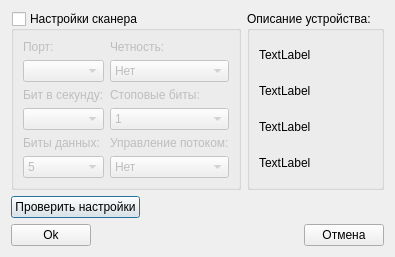
<?xml version="1.0" encoding="UTF-8"?>
<ui version="4.0">
 <class>BarcodeScannerSettingsDialog</class>
 <widget class="QDialog" name="BarcodeScannerSettingsDialog">
  <property name="geometry">
   <rect>
    <x>0</x>
    <y>0</y>
    <width>354</width>
    <height>248</height>
   </rect>
  </property>
  <property name="maximumSize">
   <size>
    <width>16777215</width>
    <height>248</height>
   </size>
  </property>
  <property name="windowTitle">
   <string>Настройки сканера штрих-кода</string>
  </property>
  <layout class="QGridLayout" name="gridLayout_2">
   <item row="0" column="0">
    <widget class="QGroupBox" name="groupBoxPortSettings">
     <property name="title">
      <string>Настройки сканера</string>
     </property>
     <property name="checkable">
      <bool>true</bool>
     </property>
     <property name="checked">
      <bool>false</bool>
     </property>
     <layout class="QGridLayout" name="gridLayout">
      <item row="0" column="0">
       <layout class="QVBoxLayout" name="verticalLayout_2">
        <item>
         <widget class="QLabel" name="labelComPort">
          <property name="text">
           <string>Порт:</string>
          </property>
         </widget>
        </item>
        <item>
         <widget class="QComboBox" name="comboBoxAvailablePorts"/>
        </item>
       </layout>
      </item>
      <item row="0" column="1">
       <layout class="QVBoxLayout" name="verticalLayout_5">
        <item>
         <widget class="QLabel" name="labelBaudRate_3">
          <property name="text">
           <string>Четность:</string>
          </property>
         </widget>
        </item>
        <item>
         <widget class="QComboBox" name="comboBoxParity">
          <item>
           <property name="text">
            <string>Нет</string>
           </property>
          </item>
          <item>
           <property name="text">
            <string>Маркер</string>
           </property>
          </item>
          <item>
           <property name="text">
            <string>Пробел</string>
           </property>
          </item>
          <item>
           <property name="text">
            <string>Чет</string>
           </property>
          </item>
          <item>
           <property name="text">
            <string>Нечет</string>
           </property>
          </item>
         </widget>
        </item>
       </layout>
      </item>
      <item row="1" column="0">
       <layout class="QVBoxLayout" name="verticalLayout">
        <item>
         <widget class="QLabel" name="labelBaudRate">
          <property name="text">
           <string>Бит в секунду:</string>
          </property>
         </widget>
        </item>
        <item>
         <widget class="QComboBox" name="comboBoxBaudRate"/>
        </item>
       </layout>
      </item>
      <item row="1" column="1">
       <layout class="QVBoxLayout" name="verticalLayout_6">
        <item>
         <widget class="QLabel" name="labelBaudRate_4">
          <property name="text">
           <string>Стоповые биты:</string>
          </property>
         </widget>
        </item>
        <item>
         <widget class="QComboBox" name="comboBoxStopBits">
          <item>
           <property name="text">
            <string>1</string>
           </property>
          </item>
          <item>
           <property name="text">
            <string>1.5</string>
           </property>
          </item>
          <item>
           <property name="text">
            <string>2</string>
           </property>
          </item>
         </widget>
        </item>
       </layout>
      </item>
      <item row="2" column="0">
       <layout class="QVBoxLayout" name="verticalLayout_4">
        <item>
         <widget class="QLabel" name="labelDataBits">
          <property name="text">
           <string>Биты данных:</string>
          </property>
         </widget>
        </item>
        <item>
         <widget class="QComboBox" name="comboBoxDataBits">
          <item>
           <property name="text">
            <string>5</string>
           </property>
          </item>
          <item>
           <property name="text">
            <string>6</string>
           </property>
          </item>
          <item>
           <property name="text">
            <string>7</string>
           </property>
          </item>
          <item>
           <property name="text">
            <string>8</string>
           </property>
          </item>
         </widget>
        </item>
       </layout>
      </item>
      <item row="2" column="1">
       <layout class="QVBoxLayout" name="verticalLayout_7">
        <item>
         <widget class="QLabel" name="labelBaudRateFlowControl">
          <property name="text">
           <string>Управление потоком:</string>
          </property>
         </widget>
        </item>
        <item>
         <widget class="QComboBox" name="comboBoxFlowControl">
          <item>
           <property name="text">
            <string>Нет</string>
           </property>
          </item>
          <item>
           <property name="text">
            <string>Программно</string>
           </property>
          </item>
          <item>
           <property name="text">
            <string>Аппаратно</string>
           </property>
          </item>
         </widget>
        </item>
       </layout>
      </item>
     </layout>
    </widget>
   </item>
   <item row="0" column="1">
    <widget class="QGroupBox" name="groupBoxSerialPortInfo">
     <property name="title">
      <string>Описание устройства:</string>
     </property>
     <property name="flat">
      <bool>true</bool>
     </property>
     <layout class="QVBoxLayout" name="verticalLayout_3">
      <item>
       <widget class="QLabel" name="labelDescription">
        <property name="text">
         <string>TextLabel</string>
        </property>
       </widget>
      </item>
      <item>
       <widget class="QLabel" name="labelManufacturer">
        <property name="text">
         <string>TextLabel</string>
        </property>
       </widget>
      </item>
      <item>
       <widget class="QLabel" name="labelProductId">
        <property name="text">
         <string>TextLabel</string>
        </property>
       </widget>
      </item>
      <item>
       <widget class="QLabel" name="labelVendorId">
        <property name="text">
         <string>TextLabel</string>
        </property>
       </widget>
      </item>
     </layout>
    </widget>
   </item>
   <item row="1" column="0" colspan="2">
    <layout class="QHBoxLayout" name="horizontalLayout_2">
     <item>
      <widget class="QPushButton" name="pushButtonCheckSettings">
       <property name="text">
        <string>Проверить настройки</string>
       </property>
      </widget>
     </item>
     <item>
      <spacer name="horizontalSpacer_2">
       <property name="orientation">
        <enum>Qt::Horizontal</enum>
       </property>
       <property name="sizeHint" stdset="0">
        <size>
         <width>40</width>
         <height>20</height>
        </size>
       </property>
      </spacer>
     </item>
    </layout>
   </item>
   <item row="2" column="0" colspan="2">
    <layout class="QHBoxLayout" name="horizontalLayout">
     <item>
      <widget class="QPushButton" name="pushButtonOk">
       <property name="text">
        <string>Ok</string>
       </property>
      </widget>
     </item>
     <item>
      <spacer name="horizontalSpacer">
       <property name="orientation">
        <enum>Qt::Horizontal</enum>
       </property>
       <property name="sizeHint" stdset="0">
        <size>
         <width>40</width>
         <height>20</height>
        </size>
       </property>
      </spacer>
     </item>
     <item>
      <widget class="QPushButton" name="pushButtonCancel">
       <property name="text">
        <string>Отмена</string>
       </property>
      </widget>
     </item>
    </layout>
   </item>
  </layout>
 </widget>
 <resources/>
 <connections/>
</ui>
